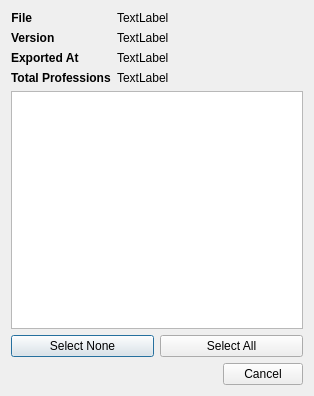
<?xml version="1.0" encoding="UTF-8"?>
<ui version="4.0">
 <class>ImportExportDialog</class>
 <widget class="QDialog" name="ImportExportDialog">
  <property name="geometry">
   <rect>
    <x>0</x>
    <y>0</y>
    <width>314</width>
    <height>396</height>
   </rect>
  </property>
  <property name="windowTitle">
   <string>Import Custom Professions</string>
  </property>
  <layout class="QVBoxLayout" name="verticalLayout">
   <item>
    <layout class="QFormLayout" name="formLayout">
     <item row="0" column="0">
      <widget class="QLabel" name="label">
       <property name="font">
        <font>
         <weight>75</weight>
         <bold>true</bold>
        </font>
       </property>
       <property name="text">
        <string>File</string>
       </property>
       <property name="alignment">
        <set>Qt::AlignRight|Qt::AlignTrailing|Qt::AlignVCenter</set>
       </property>
      </widget>
     </item>
     <item row="0" column="1">
      <widget class="QLabel" name="lbl_file_path">
       <property name="text">
        <string>TextLabel</string>
       </property>
      </widget>
     </item>
     <item row="1" column="0">
      <widget class="QLabel" name="label_2">
       <property name="font">
        <font>
         <weight>75</weight>
         <bold>true</bold>
        </font>
       </property>
       <property name="text">
        <string>Version</string>
       </property>
      </widget>
     </item>
     <item row="1" column="1">
      <widget class="QLabel" name="lbl_version">
       <property name="text">
        <string>TextLabel</string>
       </property>
      </widget>
     </item>
     <item row="2" column="0">
      <widget class="QLabel" name="label_3">
       <property name="font">
        <font>
         <weight>75</weight>
         <bold>true</bold>
        </font>
       </property>
       <property name="text">
        <string>Exported At</string>
       </property>
      </widget>
     </item>
     <item row="2" column="1">
      <widget class="QLabel" name="lbl_export_time">
       <property name="text">
        <string>TextLabel</string>
       </property>
      </widget>
     </item>
     <item row="3" column="0">
      <widget class="QLabel" name="lbl_total_title">
       <property name="font">
        <font>
         <weight>75</weight>
         <bold>true</bold>
        </font>
       </property>
       <property name="text">
        <string>Total Professions</string>
       </property>
      </widget>
     </item>
     <item row="3" column="1">
      <widget class="QLabel" name="lbl_professions_count">
       <property name="text">
        <string>TextLabel</string>
       </property>
      </widget>
     </item>
    </layout>
   </item>
   <item>
    <widget class="QListWidget" name="list_professions">
     <property name="toolTip">
      <string>Select the professions you would like to import</string>
     </property>
     <property name="isWrapping" stdset="0">
      <bool>false</bool>
     </property>
     <property name="uniformItemSizes">
      <bool>true</bool>
     </property>
    </widget>
   </item>
   <item>
    <layout class="QHBoxLayout" name="horizontalLayout">
     <item>
      <widget class="QPushButton" name="btn_select_none">
       <property name="text">
        <string>Select None</string>
       </property>
      </widget>
     </item>
     <item>
      <widget class="QPushButton" name="btn_select_all">
       <property name="text">
        <string>Select All</string>
       </property>
      </widget>
     </item>
    </layout>
   </item>
   <item>
    <widget class="QDialogButtonBox" name="buttonBox">
     <property name="orientation">
      <enum>Qt::Horizontal</enum>
     </property>
     <property name="standardButtons">
      <set>QDialogButtonBox::Cancel</set>
     </property>
     <property name="centerButtons">
      <bool>false</bool>
     </property>
    </widget>
   </item>
  </layout>
 </widget>
 <resources/>
 <connections>
  <connection>
   <sender>buttonBox</sender>
   <signal>accepted()</signal>
   <receiver>ImportExportDialog</receiver>
   <slot>accept()</slot>
   <hints>
    <hint type="sourcelabel">
     <x>168</x>
     <y>386</y>
    </hint>
    <hint type="destinationlabel">
     <x>157</x>
     <y>274</y>
    </hint>
   </hints>
  </connection>
  <connection>
   <sender>buttonBox</sender>
   <signal>rejected()</signal>
   <receiver>ImportExportDialog</receiver>
   <slot>reject()</slot>
   <hints>
    <hint type="sourcelabel">
     <x>168</x>
     <y>386</y>
    </hint>
    <hint type="destinationlabel">
     <x>286</x>
     <y>274</y>
    </hint>
   </hints>
  </connection>
 </connections>
</ui>
